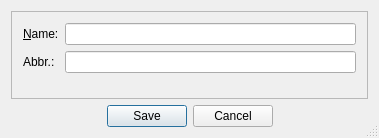
<?xml version="1.0" encoding="UTF-8"?>
<ui version="4.0">
 <class>EvntPrgDialogClass</class>
 <widget class="QDialog" name="EvntPrgDialogClass">
  <property name="geometry">
   <rect>
    <x>0</x>
    <y>0</y>
    <width>379</width>
    <height>138</height>
   </rect>
  </property>
  <property name="windowTitle">
   <string>Add Environmental Scheme</string>
  </property>
  <property name="windowIcon">
   <iconset resource="res/res.qrc">
    <normaloff>:/pic/eco.png</normaloff>:/pic/eco.png</iconset>
  </property>
  <property name="sizeGripEnabled">
   <bool>true</bool>
  </property>
  <layout class="QVBoxLayout" name="verticalLayout">
   <item>
    <widget class="QFrame" name="frame">
     <property name="frameShape">
      <enum>QFrame::StyledPanel</enum>
     </property>
     <property name="frameShadow">
      <enum>QFrame::Plain</enum>
     </property>
     <layout class="QFormLayout" name="formLayout">
      <property name="fieldGrowthPolicy">
       <enum>QFormLayout::AllNonFixedFieldsGrow</enum>
      </property>
      <item row="0" column="0">
       <widget class="QLabel" name="label">
        <property name="text">
         <string>&amp;Name:</string>
        </property>
        <property name="buddy">
         <cstring>lineEditName</cstring>
        </property>
       </widget>
      </item>
      <item row="0" column="1">
       <widget class="QLineEdit" name="lineEditName"/>
      </item>
      <item row="1" column="0">
       <widget class="QLabel" name="label_2">
        <property name="text">
         <string>Abbr.:</string>
        </property>
        <property name="buddy">
         <cstring>lineEditAbbr</cstring>
        </property>
       </widget>
      </item>
      <item row="1" column="1">
       <widget class="QLineEdit" name="lineEditAbbr"/>
      </item>
     </layout>
    </widget>
   </item>
   <item>
    <widget class="QDialogButtonBox" name="buttonBox">
     <property name="standardButtons">
      <set>QDialogButtonBox::Cancel|QDialogButtonBox::Save</set>
     </property>
     <property name="centerButtons">
      <bool>true</bool>
     </property>
    </widget>
   </item>
  </layout>
 </widget>
 <layoutdefault spacing="6" margin="11"/>
 <resources>
  <include location="res/res.qrc"/>
 </resources>
 <connections>
  <connection>
   <sender>buttonBox</sender>
   <signal>accepted()</signal>
   <receiver>EvntPrgDialogClass</receiver>
   <slot>accept()</slot>
   <hints>
    <hint type="sourcelabel">
     <x>202</x>
     <y>297</y>
    </hint>
    <hint type="destinationlabel">
     <x>150</x>
     <y>319</y>
    </hint>
   </hints>
  </connection>
  <connection>
   <sender>buttonBox</sender>
   <signal>rejected()</signal>
   <receiver>EvntPrgDialogClass</receiver>
   <slot>reject()</slot>
   <hints>
    <hint type="sourcelabel">
     <x>311</x>
     <y>299</y>
    </hint>
    <hint type="destinationlabel">
     <x>320</x>
     <y>319</y>
    </hint>
   </hints>
  </connection>
 </connections>
</ui>
